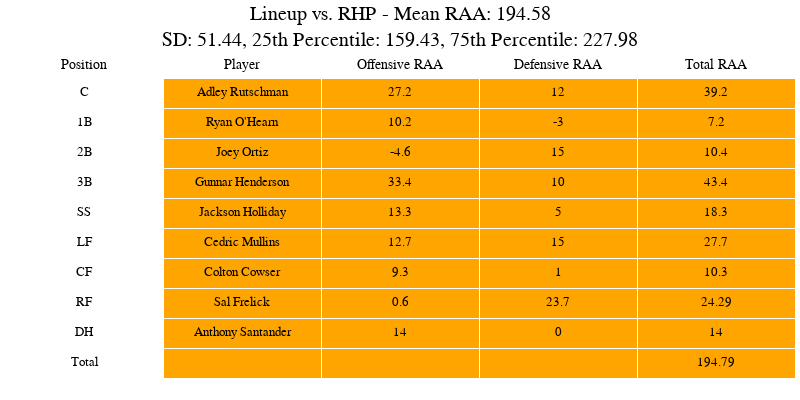
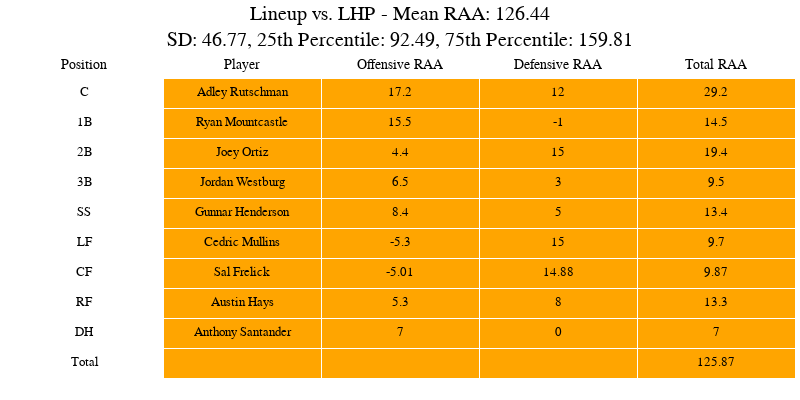

Here is the notebook cell these charts were saved with, in order:
### Code cell
frelick = {
    'id': 664056,
    'Name': 'Sal Frelick',
    'bats': 'R',
    'bat': -1.1945825908574963,
    'bat_sd': 17.0,
    'plat': 0,
    'bat_vsRHP': 0.5964567496379495,
    'bat_vsLHP': -5.01049749422324,
    'C': np.nan,     # Assuming NaN should be represented by np.nan
    '1B': np.nan,
    '2B': np.nan,
    '3B': np.nan,
    'SS': np.nan,
    'LF': 14, # No way it's less than this with respect to the process
    'CF': 14.87755102040816,
    'RF': 23.697683868346203
}


player_data_w_frelick = player_data.append(frelick, ignore_index=True)
player_data_w_frelick.fillna(-1000, inplace=True)
optimized_rhp_lineup, optimized_rhp_runs, optimized_rhp_sd, optimized_lhp_lineup, optimized_lhp_runs, optimized_lhp_sd = optimize_dual_lineups(player_data_w_frelick)
create_and_display_lineup_visual(optimized_rhp_lineup, player_data_w_frelick , "RHP")
create_and_display_lineup_visual(optimized_lhp_lineup, player_data_w_frelick , "LHP")

### Figure 1 — Plotly figure (JSON) as saved in the notebook; plotly's stock layout.template omitted (floating-point values rounded to 4 significant figures)
{"data": [{"cells": {"align": "center", "fill": {"color": ["white", "#FFA500"]}, "font": {"color": "black", "family": "Helvetica", "size": 13}, "height": 30, "values": [["C", "1B", "2B", "3B", "SS", "LF", "CF", "RF", "DH", "Total"], ["Adley Rutschman", "Ryan O'Hearn", "Joey Ortiz", "Gunnar Henderson", "Jackson Holliday", "Cedric Mullins", "Colton Cowser", "Sal Frelick", "Anthony Santander", ""], [27.2, 10.2, -4.6, 33.4, 13.3, 12.7, 9.3, 0.6, 14, ""], [12, -3, 15, 10, 5, 15, 1, 23.7, 0, ""], [39.2, 7.2, 10.4, 43.4, 18.3, 27.7, 10.3, 24.29, 14, 194.8]]}, "header": {"align": "center", "fill": {"color": "white"}, "font": {"color": "black", "family": "Helvetica", "size": 14}, "values": ["Position", "Player", "Offensive RAA", "Defensive RAA", "Total RAA"]}, "type": "table"}], "layout": {"height": 400, "margin": {"b": 5, "l": 5, "r": 5, "t": 50}, "paper_bgcolor": "white", "title": {"font": {"color": "black", "family": "Helvetica", "size": 20}, "text": "Lineup vs. RHP - Mean RAA: 194.58<br>SD: 51.44, 25th Percentile: 159.43, 75th Percentile: 227.98", "x": 0.5, "xanchor": "center", "y": 0.95, "yanchor": "top"}, "width": 800}}

### Figure 2 — Plotly figure (JSON) as saved in the notebook; plotly's stock layout.template omitted (floating-point values rounded to 4 significant figures)
{"data": [{"cells": {"align": "center", "fill": {"color": ["white", "#FFA500"]}, "font": {"color": "black", "family": "Helvetica", "size": 13}, "height": 30, "values": [["C", "1B", "2B", "3B", "SS", "LF", "CF", "RF", "DH", "Total"], ["Adley Rutschman", "Ryan Mountcastle", "Joey Ortiz", "Jordan Westburg", "Gunnar Henderson", "Cedric Mullins", "Sal Frelick", "Austin Hays", "Anthony Santander", ""], [17.2, 15.5, 4.4, 6.5, 8.4, -5.3, -5.01, 5.3, 7, ""], [12, -1, 15, 3, 5, 15, 14.88, 8, 0, ""], [29.2, 14.5, 19.4, 9.5, 13.4, 9.7, 9.87, 13.3, 7, 125.9]]}, "header": {"align": "center", "fill": {"color": "white"}, "font": {"color": "black", "family": "Helvetica", "size": 14}, "values": ["Position", "Player", "Offensive RAA", "Defensive RAA", "Total RAA"]}, "type": "table"}], "layout": {"height": 400, "margin": {"b": 5, "l": 5, "r": 5, "t": 50}, "paper_bgcolor": "white", "title": {"font": {"color": "black", "family": "Helvetica", "size": 20}, "text": "Lineup vs. LHP - Mean RAA: 126.44<br>SD: 46.77, 25th Percentile: 92.49, 75th Percentile: 159.81", "x": 0.5, "xanchor": "center", "y": 0.95, "yanchor": "top"}, "width": 800}}
